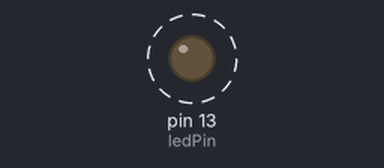
Recording of a sketch running on a simulated Arduino Uno, built with avr-gcc and run on an emulated ATmega328P. Parts: output pins drawn as LEDs (lit = HIGH). Dashed ring = blinking. What the sketch prints to the serial monitor is not drawn.

Above: at 0.5 s.
Timing chart, 0 to 4.6 s (numbered marks = the images above):
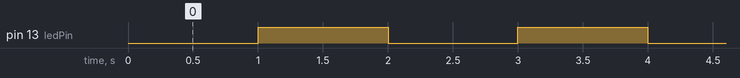

The sketch:

Millis_example.ino
```cpp
/*

 Millis() Timer Example Code

 Creativity and Computation Lab
 Fall 2012

 Turns an LED on and off in an interval of 2 seconds

 This sketch uses two additional variables currentTime and loopTime.
 In the setup() function both variables are initially set to the
 same value. In the main loop() function, currentTime is updated
 everytime through the loop. Only when at least one second has passed
 and the currentTime variable is greater than loopTime + 1000
 (1000 milliseconds = 1 second) does it then toggle the ledPin value
 and also reset loopTime to the same value as currentTime.

 Adapted from code located here:
 http://www.hobbytronics.co.uk/arduino-tutorial3-timing

 */


int ledPin = 13;
unsigned long currentTime;
unsigned long loopTime;

void setup(){
  pinMode(ledPin, OUTPUT);
  currentTime = millis(); //Both currentTime and loopTime start off as the same
  loopTime = currentTime; //Current time is updated in the main loop, then
  Serial.begin(9600);     //Then compared to loopTime

}

void loop(){

  currentTime = millis();
  if(currentTime >= (loopTime + 1000)){
    digitalWrite(ledPin, !digitalRead(ledPin)); //toggles light on and off
    loopTime = currentTime; //Updates loop time
    Serial.print("The currentTime is ");
    Serial.println(currentTime);
  }

}
```

Measured:
- by itself, pin 13 (ledPin): alternates HIGH for 1.0 s and LOW for 1.0 s
